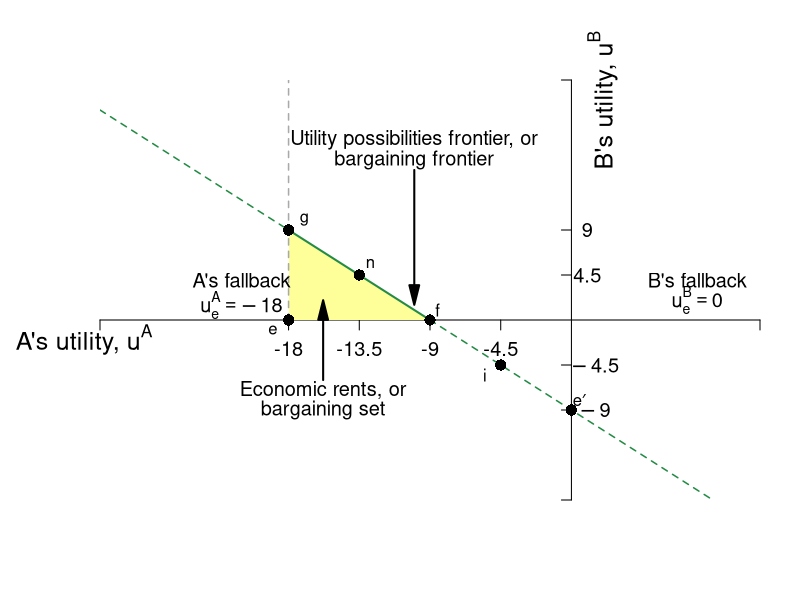

The R script that drew this image:
require(shape)
pdf(file = "what_can_markets_do/upf_bargaining_coase_weighted.pdf", width = 9, height = 7)

#Set parameters for graphics
axislabelsize <- 1.5
labelsize <- 1.2
graphlinewidth <- 2
segmentlinewidth <- 1.5

COL <- c("#7fc97f", "#beaed4", "#fdc086", "#ffff99", "#386cb0", "#f0027f", "#bf5b17", "#666666")
COLA <- c("#e0f3db", "#99d8c9","#66c2a4","#41ae76", "#238b45", "#005824")
COLB <- c("#c6dbef", "#4eb3d3", "#2b8cbe", "#0868ac","#084081")
COLC <- c("#fcfbfd", "#efedf5", "#dadaeb", "#bcbddc", "#9e9ac8", "#807dba", "#6a51a3", "#54278f", "#3f007d")

par(mar =  c(5, 5, 4, 2))
xlims <- c(-30, 12)
ylims <- c(-18, 24)

upf <- function(uA, intercept = -9, slope = 1){
  intercept - slope*uA
}


#Plot command 
plot(40, 40, xlim = xlims, ylim = ylims, 
     type = "n",
     xlab = expression(paste("")),
     ylab = expression(paste("")), 
     axes = FALSE,
     # xlab = expression(paste("Bob's Payoff, ", u^B)),
     # ylab = expression(paste("Alfredo's Payoff, ", u^A)),
     #xaxt = "n", 
     #yaxt = "n", 
     cex.lab = axislabelsize, 
     bty = "n", 
     xaxs="i", 
     yaxs="i"
)


#Customize ticks and labels for the plot
# ticksy <- seq(ylims[1], ylims[2], 1)
# ylabels <- seq(ylims[1], ylims[2], 1)
# ticksx <- seq(xlims[1], xlims[2], 1)
# xlabels <- seq(xlims[1], xlims[2], 1)
ticksy <- c(ylims[1], -9, -4.5, 4.5, 9, ylims[2])
ylabels <- c(NA, NA, NA, NA, NA, NA)
ticksx <- c(xlims[1], -18, -13.5, -9, -4.5, xlims[2])
xlabels <- c(NA, -18, -13.5, -9, -4.5, NA)
axis(1, at = ticksx, pos = 0, labels = xlabels, cex.axis = labelsize)
axis(2, at = ticksy, pos = 0, labels = ylabels, las = 1, cex.axis = labelsize)
#Axis labels
text(xlims[1] - 1, -2, expression(paste("A's utility, ", u^A)), xpd = TRUE, cex = axislabelsize) 
text(2, ylims[2] - 2, expression(paste("B's utility, ", u^B)), xpd = TRUE, cex = axislabelsize, srt = 90) 


#Label 2.25 and 4.5
text(1, 4.5, expression(paste(4.5)), xpd = TRUE, cex = labelsize) 
text(1, 9, expression(paste(9)), xpd = TRUE, cex = labelsize) 
text(1.5, -4.5 , expression(paste(-4.5)), xpd = TRUE, cex = labelsize) 
text(1.5, -9 , expression(paste(-9)), xpd = TRUE, cex = labelsize) 
#text(-4.5, 0.5 , expression(paste(-4.5)), xpd = TRUE, cex = labelsize) 


#Rent polygon
xrent <- c(-18, -18, -9, -18)
yrent <- c(0, 9, 0, 0)
polygon(xrent, yrent, col = COL[4], density = NULL, border = NA)

npts <- 500 
xx1 <- seq(xlims[1], -18, length.out = npts)
xx2 <- seq(-18, -9, length.out = npts)
xx3 <- seq(-9, xlims[2], length.out = npts)
lines(xx1, upf(xx1), col = COLA[5], lwd = segmentlinewidth, lty = 2)
lines(xx2, upf(xx2), col = COLA[5], lwd = graphlinewidth)
lines(xx3, upf(xx3), col = COLA[5], lwd = segmentlinewidth, lty = 2)



#Lines for the coordinates of the Nash equilbrium
text(-15.8, -7, expression(paste("Economic rents, or")), cex = labelsize)
text(-15.8, -9, expression(paste("bargaining set")), cex = labelsize)
Arrows(-15.8, -6, -15.8, 1, col = "black", lty = 1, lwd = 2, arr.type = "triangle")

#Label the UPF
text(-10, 18, expression(paste("Utility possibilities frontier, or")), cex = labelsize)
text(-10, 16, expression(paste("bargaining frontier")), cex = labelsize)
Arrows(-10, 15, -10, 2.5, col = "black", lty = 1, lwd = 2, arr.type = "triangle")

#Lines for Fallback positions
segments(-18, 0, -18, ylims[2], lty = 2, col = "darkgrey", lwd = segmentlinewidth)
text(-21, 4, expression(paste("A's fallback")), cex = labelsize)
text(-21, 1.5, expression(paste(u[e]^A == -18)), cex = labelsize)

text(8, 4, expression(paste("B's fallback")), cex = labelsize)
text(8, 2, expression(paste(u[e]^B == 0)), cex = labelsize)

#Add points

points(0, -9, pch = 16, col = "black", cex = 1.5)
text(0.5, -8, expression(paste(e*minute)))


points(-9, 0, pch = 16, col = "black", cex = 1.5)
text(-8.5, 1, expression(paste(f)))

points(-18, 9, pch = 16, col = "black", cex = 1.5)
text(-17, 10, expression(paste(g)))

points(-13.5, 4.5, pch = 16, col = "black", cex = 1.5)
text(-12.8, 5.7, expression(paste(n)))

points(-18, 0, pch = 16, col = "black", cex = 1.5)
text(-19, -1, expression(paste(e)))



points(-4.5, -4.5, pch = 16, col = "black", cex = 1.5)
text(-5.5, -5.5, expression(paste(i)))



dev.off()
